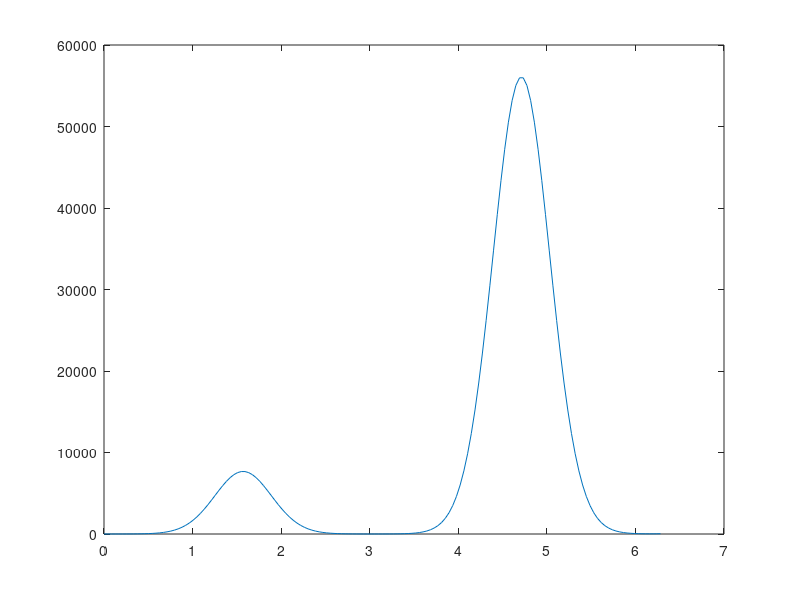
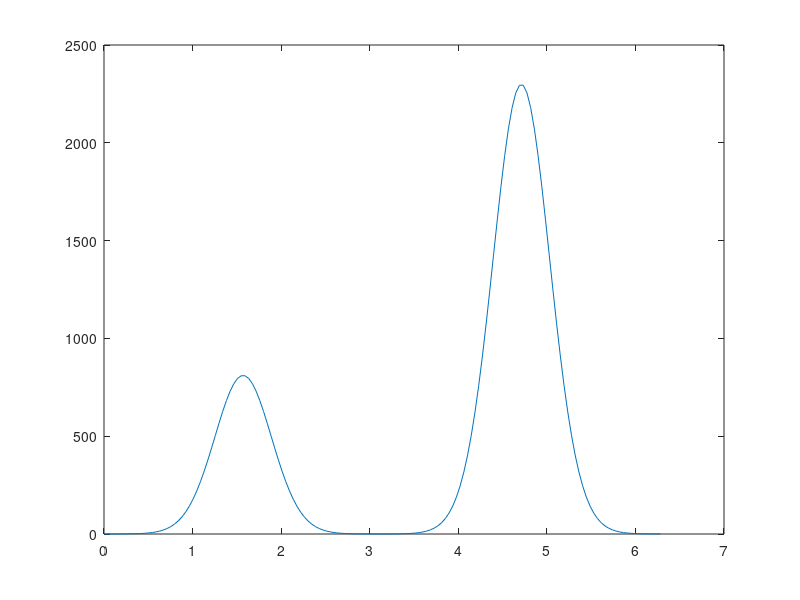
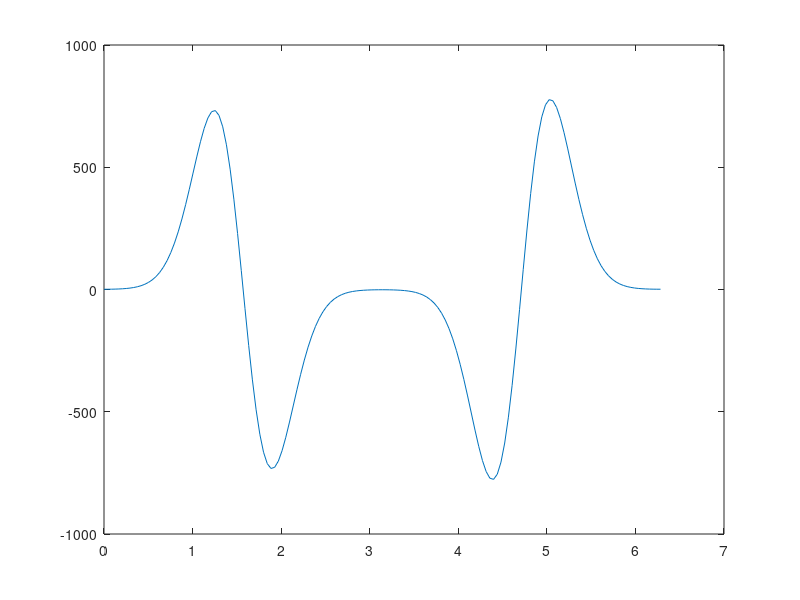
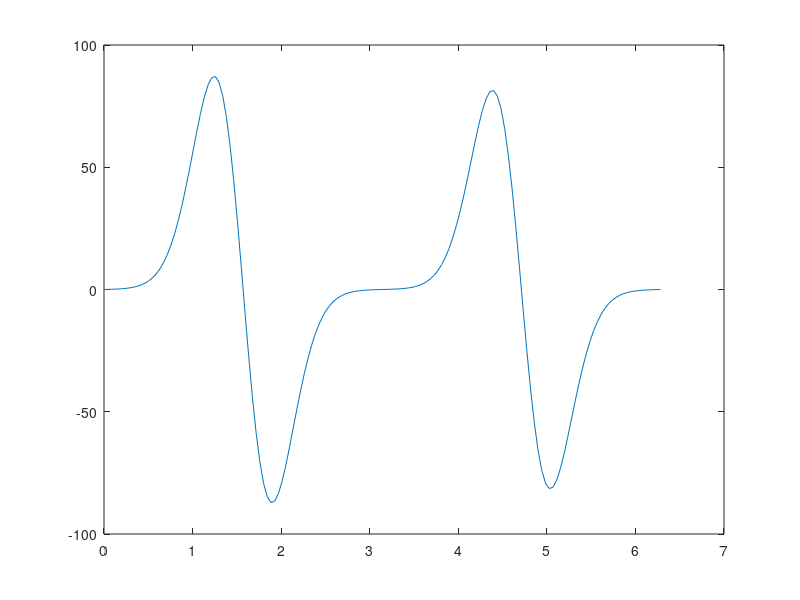

Write the MATLAB code that produced these figures, in order. (Note: this script raises an error after producing the figures.)
dat = load('an0q25.txt');
x = dat(:,1);
y = dat(:,2);
plot(x,y);

figure;

dat = load('bn1q25.txt');
x = dat(:,1);
y = dat(:,2);
plot(x,y);


figure;

dat = load('an1q25.txt');
x = dat(:,1);
y = dat(:,2);
plot(x,y);

figure;
dat = load('bn2q25.txt');
x = dat(:,1);
y = dat(:,2);
plot(x,y);


figure;
dat = load('an2q25.txt');
x = dat(:,1);
y = dat(:,2);
plot(x,y);


figure;
dat = load('bn10q25.txt');
x = dat(:,1);
y = dat(:,2);
plot(x(1:end/2),y(1:end/2));


figure;
dat = load('an10q25.txt');
x = dat(:,1);
y = dat(:,2);
plot(x(1:end/2),y(1:end/2));


figure;
dat = load('an25q25.txt');
x = dat(:,1);
y = dat(:,2);
plot(x,y);


figure;
dat = load('bn25q25.txt');
x = dat(:,1);
y = dat(:,2);
plot(x,y);
